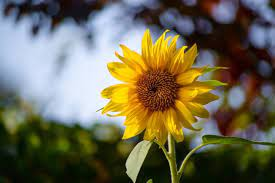
#> input picture src/images/flower.jpeg, 275 x 183 px, found by its file name
$ python results1_main.py
#> lines starting #> are read from the running program, lines starting #| are printed output that depends on the picture
### src/dimgprocessing_module.py
# Digital Image Processing Functions Module
# dimgprocessing-module.py

from matplotlib import pyplot as plt
import numpy as np
from colorama import Fore, Style


def RGBtoYIQ(original_image, mode='yiq'):
    # print('Convertendo para o espaço de cores YIQ')

    num_rows = original_image.shape[0]
    num_columns = original_image.shape[1]

    yiq_image = np.empty([num_rows, num_columns, 3])

    for i in range(num_rows):
        for j in range(num_columns):

            [R, G, B] = original_image[i][j]

            # RGB para YIQ
            Y = 0.299*R + 0.587*G + 0.114*B
            I = 0.596*R - 0.274*G - 0.322*B
            Q = 0.211*R - 0.523*G + 0.312*B

            yiq_image[i][j] = [Y, I, Q]

            # for Y test
            if (mode == 'y'):
                print('Usar somente em propósito de testes da banda Y.')
                yiq_image[i][j] = [Y, Y, Y]
                yiq_image = yiq_image.astype(np.uint8)

    return yiq_image


def YIQtoRGB(original_image):
    # print('Convertendo para o espaço de cores YIQ')

    num_rows = original_image.shape[0]
    num_columns = original_image.shape[1]

    rgb_image = np.empty([num_rows, num_columns, 3])

    for i in range(num_rows):
        for j in range(num_columns):

            [Y, I, Q] = original_image[i][j]

            # YIQ para RGB
            R = 1.000*Y + 0.956*I + 0.621*Q
            G = 1.000*Y - 0.272*I - 0.647*Q
            B = 1.000*Y - 1.106*I + 1.703*Q

            rgb_image[i][j] = [np.round(R), np.round(G), np.round(B)]

            rgb_image[i][j] = np.clip(rgb_image[i][j], 0, 255)

    return rgb_image.astype(np.uint8)


# [38 lines left out: function negative, not called in this run]


def show_result_plot(images_dict):

    number_of_images = len(images_dict)
    n_row, n_col = 1, number_of_images

    # PLOT CONFIG
    fig, axs = plt.subplots(
        n_row, n_col, constrained_layout=True)

    if (type(axs) != np.ndarray):
        print(
            f'{Fore.RED}ALERT:{Style.RESET_ALL}'
            ' Exiba pelo menos 2 images (a original e a de saída)'
            ' para visualizar os resultados.')
        exit()

    images_names_list = list(images_dict.keys())

    for i in range(number_of_images):
        image_name = images_names_list[i]
        matrix = images_dict[image_name]

        axs[i].set_title(image_name)
        axs[i].imshow(matrix)

    fig.canvas.manager.set_window_title('Results')
    plt.show()

### src/testing/results1_main.py
# Testing Module of Digital Image Processing Functions
# results1_main.py

from colorama import Fore, Style
import numpy as np
from dimgprocessing_module import RGBtoYIQ, YIQtoRGB, show_result_plot
from skimage import io
import os

# ------------------------ Setup initial configuration ------------------------

# Carregando imagem de entrada
# filename = os.path.join('images/', 'testpat.1k.color.tif')
# filename = os.path.join('images/', 'mountains-house.png')
filename = os.path.join('images/', 'flower.jpeg')
original_image = io.imread(filename, plugin='pil')
#> original_image is the input picture: shape (183, 275, 3); mean R, G, B 109.3, 104.3, 81.2

# ------------------------ 1. Conversão RGB-YIQ-RGB ------------------------

# Convertendo para o espaço de cores YIQ
yiq_image = RGBtoYIQ(original_image)
#> after the loop in RGBtoYIQ, `for i in range(num_rows):`:
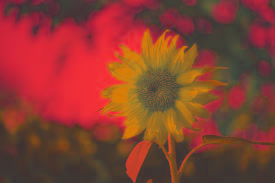
#> yiq_image: shape (183, 275, 3) float64; mean R, G, B 103.2, 10.4, -6.2; drawn with min black and max white

y_image = RGBtoYIQ(original_image, mode='y')
#> call 2 of RGBtoYIQ, with mode = 'y'
#> after the loop in RGBtoYIQ (call 2), `for i in range(num_rows):`:
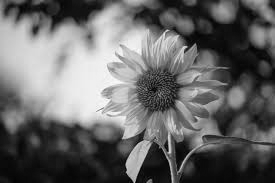
#> yiq_image: shape (183, 275, 3); min 1, max 253, mean 102.7

# Convertendo de YIQ para RGB
rgb_image = YIQtoRGB(yiq_image)

# Verificando conversão
if(np.array_equal(original_image, rgb_image)):
    print(f"{Fore.YELLOW}ALERT:{Style.RESET_ALL} Sucess RGB-YIQ-RGB (RGBtoYIQ, YIQtoRGB)")
else:
    print(f"{Fore.RED}ALERT:{Style.RESET_ALL} Failure RGB-YIQ-RGB (RGBtoYIQ, YIQtoRGB)")

# Exibindo os resultados
show_result_plot({
    "Imagem Original": original_image,
    "Imagem YIQ (somente para propósitos de teste)": yiq_image,
    "Imagem banda Y": y_image,
    "Imagem RGB": rgb_image
})
#> in show_result_plot, `number_of_images = len(images_dict)`: number_of_images = 4
#> in show_result_plot, `n_row, n_col = 1, number_of_images`: n_row = 1; n_col = 4
#> in show_result_plot, `images_names_list = list(images_dict.keys())`: images_names_list = 4 items
#> the loop in show_result_plot, `for i in range(number_of_images):` made 4 passes
#> image_name on passes 1, 3, 4: 'Imagem Original', 'Imagem banda Y', 'Imagem RGB'
#> in show_result_plot, `plt.show()`:
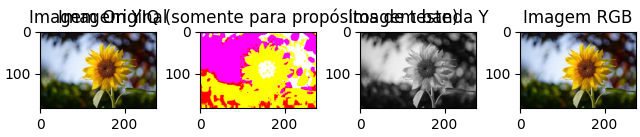
#> figure drawn by matplotlib, 4 panels

$ run again, with src/images/mountains-house.png saved as src/images/flower.jpeg
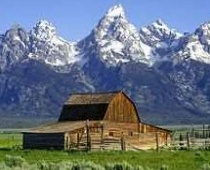
#> input picture src/images/mountains-house.png, 210 x 170 px, found by its file name
#> original_image is the input picture: shape (170, 210, 3); mean R, G, B 103.7, 115.6, 127.4
#> after the loop in RGBtoYIQ (call 2), `for i in range(num_rows):`:
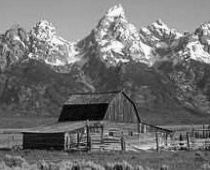
#> yiq_image: shape (170, 210, 3); min 0, max 255, mean 112.9
#> number_of_images = 4
#> n_row = 1; n_col = 4
#> images_names_list = 4 items
#> the loop in show_result_plot, `for i in range(number_of_images):` made 4 passes
#> image_name on passes 1, 3, 4: 'Imagem Original', 'Imagem banda Y', 'Imagem RGB'
#> in show_result_plot, `plt.show()`:
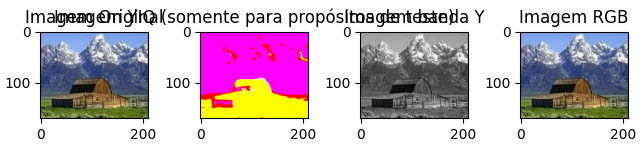
#> figure drawn by matplotlib, 4 panels

$ run again, with src/images/fruits.jpeg copied over src/images/flower.jpeg
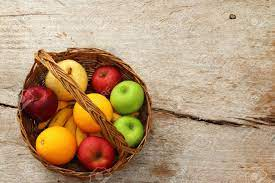
#> input picture src/images/fruits.jpeg, 275 x 183 px, found by its file name
#> original_image is the input picture: shape (183, 275, 3); mean R, G, B 182, 153, 120.8
#> after the loop in RGBtoYIQ (call 2), `for i in range(num_rows):`:
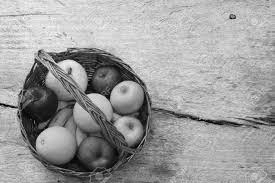
#> yiq_image: shape (183, 275, 3); min 1, max 251, mean 157.5
#> number_of_images = 4
#> n_row = 1; n_col = 4
#> images_names_list = 4 items
#> the loop in show_result_plot, `for i in range(number_of_images):` made 4 passes
#> image_name on passes 1, 3, 4: 'Imagem Original', 'Imagem banda Y', 'Imagem RGB'
#> in show_result_plot, `plt.show()`:
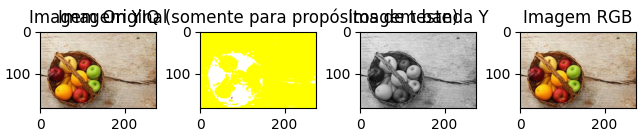
#> figure drawn by matplotlib, 4 panels
